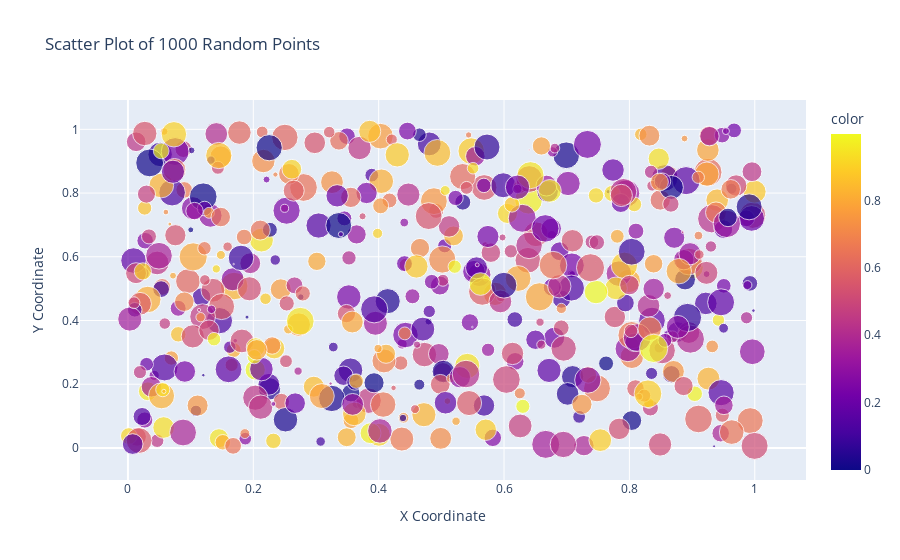

Here is the notebook cell this chart was saved with:
### Code cell
import plotly.express as px
import numpy as np

# Generate random x and y coordinates
x = np.random.rand(500)
y = np.random.rand(500)

colors = np.random.rand(500)  # Random colors for each point
sizes = 1000 * np.random.rand(500)  # Random sizes for each point

# Create a scatter plot using Plotly
fig = px.scatter(x=x, y=y,color=colors, size=sizes, title="Scatter Plot of 1000 Random Points", labels={'x': 'X Coordinate', 'y': 'Y Coordinate'})
fig.show()

### Figure 1 — Plotly figure (JSON) as saved in the notebook; plotly's stock layout.template omitted (floating-point values rounded to 4 significant figures; data arrays with more than 128 entries replaced by an {"elided": "..."} marker saying what was removed)
{"data": [{"hovertemplate": "X Coordinate=%{x}<br>Y Coordinate=%{y}<br>size=%{marker.size}<br>color=%{marker.color}<extra></extra>", "legendgroup": "", "marker": {"color": {"elided": "500 float values"}, "coloraxis": "coloraxis", "size": {"elided": "500 float values"}, "sizemode": "area", "sizeref": 2.494, "symbol": "circle"}, "mode": "markers", "name": "", "orientation": "v", "showlegend": false, "type": "scatter", "x": {"elided": "500 float values"}, "xaxis": "x", "y": {"elided": "500 float values"}, "yaxis": "y"}], "layout": {"coloraxis": {"colorbar": {"title": {"text": "color"}}, "colorscale": [[0, "#0d0887"], [0.1111, "#46039f"], [0.2222, "#7201a8"], [0.3333, "#9c179e"], [0.4444, "#bd3786"], [0.5556, "#d8576b"], [0.6667, "#ed7953"], [0.7778, "#fb9f3a"], [0.8889, "#fdca26"], [1, "#f0f921"]]}, "legend": {"itemsizing": "constant", "tracegroupgap": 0}, "title": {"text": "Scatter Plot of 1000 Random Points"}, "xaxis": {"anchor": "y", "domain": [0, 1], "title": {"text": "X Coordinate"}}, "yaxis": {"anchor": "x", "domain": [0, 1], "title": {"text": "Y Coordinate"}}}}
